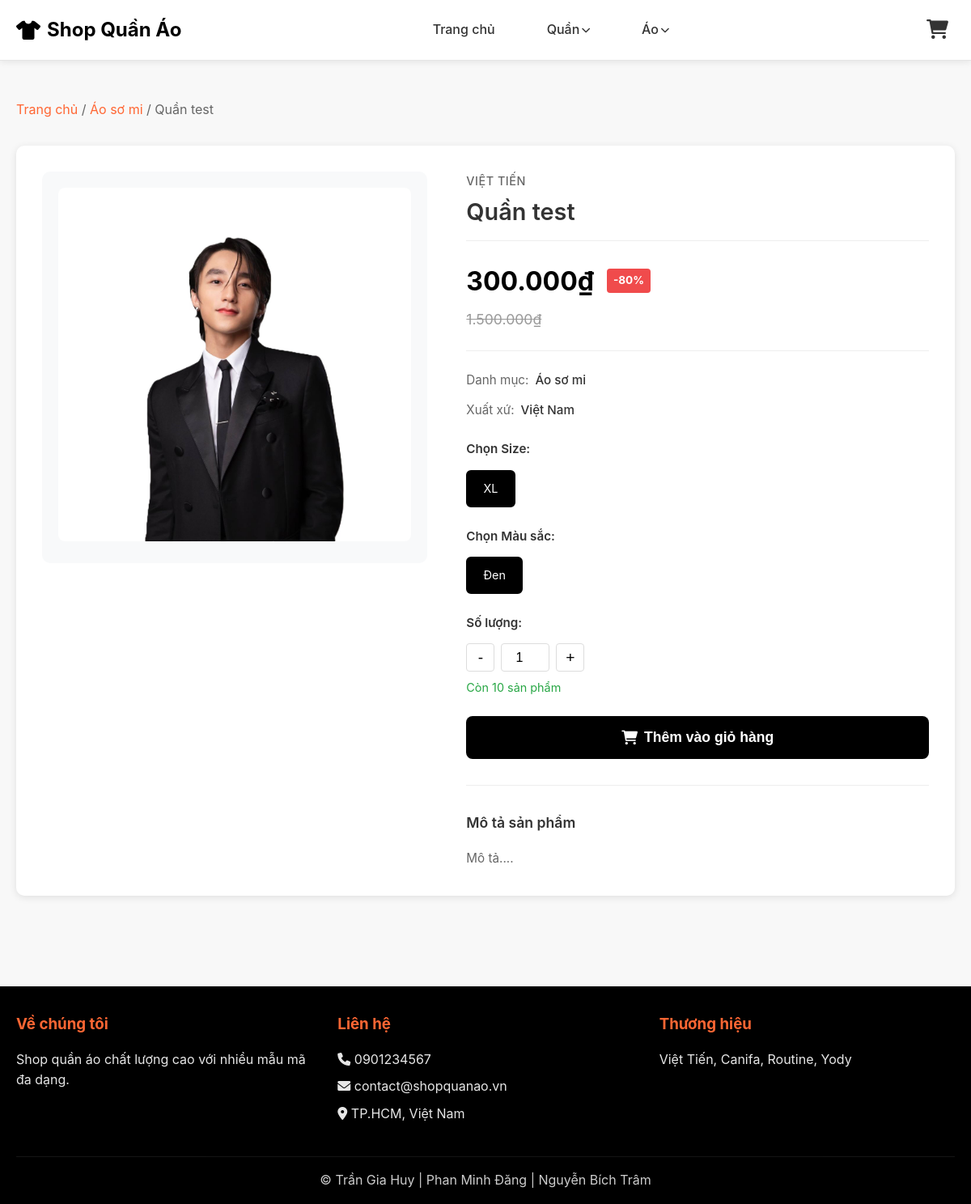
Page /public/index.php?controller=product&action=detail&id=6 on the committed database.
### tables this page shows
CREATE TABLE `danhmuc` (
  `MaDM` int(11) NOT NULL,
  `TenDM` varchar(100) DEFAULT NULL,
  `MaDM_Cha` int(11) DEFAULT NULL
);

CREATE TABLE `sanpham` (
  `MaSP` int(11) NOT NULL,
  `TenSP` varchar(100) DEFAULT NULL,
  `MaDM` int(11) DEFAULT NULL,
  `MaTH` int(11) DEFAULT NULL,
  `XuatXu` varchar(100) DEFAULT NULL,
  `MoTa` text DEFAULT NULL,
  `HinhAnh` varchar(255) DEFAULT NULL
);

CREATE TABLE `thuonghieu` (
  `MaTH` int(11) NOT NULL,
  `TenTH` varchar(100) DEFAULT NULL
);

CREATE TABLE `sanpham_bienthe` (
  `MaSP_BienThe` int(11) NOT NULL,
  `MaSP` int(11) DEFAULT NULL,
  `KichThuoc` varchar(10) DEFAULT NULL,
  `MauSac` varchar(50) DEFAULT NULL,
  `GiaNhap` decimal(10,2) DEFAULT NULL,
  `GiaBan` decimal(10,2) DEFAULT NULL,
  `GiaGoc` decimal(10,2) DEFAULT NULL,
  `TonKho` int(11) DEFAULT NULL,
  `NgayCapNhat` date DEFAULT NULL
);

### app/controllers/ProductController.php (called while the page is built, shortened)
<?php
require_once __DIR__ . '/../../core/Controller.php';
class ProductController extends Controller {
    public function detail() {
        $productId = isset($_GET['id']) ? intval($_GET['id']) : 0;
        $productModel = $this->model('Product');
        $product = $productModel->getProductDetail($productId);
        $variants = $productModel->getProductVariants($productId, true);
        $successMessage = null;
        $data = [
            'page_title' => $product['TenSP'],
            'product' => $product,
            'variants' => $variants,
            'successMessage' => $successMessage
        ];
        $this->view('product/detail', $data);
    }
}
?>

### core/Model.php (called while the page is built, shortened)
<?php
class Model {
    protected $db;
    public function __construct() {
        $this->db = $this->connectDB();
    }
    private function connectDB() {
        $conn = new mysqli(DB_HOST, DB_USER, DB_PASS, DB_NAME);
        $conn->set_charset("utf8mb4");
        return $conn;
    }
    public function query($sql) {
        return $this->db->query($sql);
    }
}
?>

### app/models/Category.php (called while the page is built, shortened)
<?php
require_once __DIR__ . '/../../core/Model.php';
class Category extends Model {
    public function getParentCategories() {
        $sql = "SELECT * FROM danhmuc WHERE MaDM_Cha IS NULL ORDER BY MaDM";
        $result = $this->query($sql);
        if ($result) {
            return $result->fetch_all(MYSQLI_ASSOC);
        }
        return [];
    }
    public function getChildCategories($parentId) {
        $sql = "SELECT * FROM danhmuc WHERE MaDM_Cha = " . intval($parentId) . " ORDER BY MaDM";
        $result = $this->query($sql);
        if ($result) {
            return $result->fetch_all(MYSQLI_ASSOC);
        }
        return [];
    }
    public function getCategoriesTree() {
        $parents = $this->getParentCategories();
        $tree = [];
        foreach ($parents as $parent) {
            $parent['children'] = $this->getChildCategories($parent['MaDM']);
            $tree[] = $parent;
        }
        return $tree;
    }
}
?>

### app/models/Product.php (called while the page is built, shortened)
<?php
require_once __DIR__ . '/../../core/Model.php';
class Product extends Model {
    public function getProductDetail($productId) {
        $sql = "SELECT sp.*, dm.TenDM, th.TenTH
                FROM sanpham sp
                LEFT JOIN danhmuc dm ON sp.MaDM = dm.MaDM
                LEFT JOIN thuonghieu th ON sp.MaTH = th.MaTH
                WHERE sp.MaSP = " . intval($productId);
        $result = $this->query($sql);
        if ($result && $result->num_rows > 0) {
            return $result->fetch_assoc();
        }
        return null;
    }
    public function getProductVariants($productId, $onlyInStock = false) {
        $sql = "SELECT *,
                CASE
                    WHEN GiaGoc > 0 AND GiaGoc > GiaBan THEN ROUND(((GiaGoc - GiaBan) / GiaGoc) * 100, 0)
                    ELSE 0
                END as PhanTramGiam
                FROM sanpham_bienthe
                WHERE MaSP = " . intval($productId);
        if ($onlyInStock) {
            $sql .= " AND TonKho > 0";
        }
        $sql .= " ORDER BY KichThuoc, MauSac";
        $result = $this->query($sql);
        if ($result) {
            return $result->fetch_all(MYSQLI_ASSOC);
        }
        return [];
    }
}
?>

### app/views/product/detail.php (the view, shortened to what this page needs)
<?php require_once __DIR__ . '/../layouts/header.php'; ?>
<div class="container">
    <div class="breadcrumb">
        <a href="index.php">Trang chủ</a> /
        <a href="index.php?category=<?php echo $product['MaDM']; ?>"><?php echo htmlspecialchars($product['TenDM']); ?></a> /
        <span><?php echo htmlspecialchars($product['TenSP']); ?></span>
    </div>
    <div class="product-detail">
        <div class="product-detail-left">
            <div class="product-detail-image">
                <?php if (!empty($product['HinhAnh'])): ?>
                    <img src="uploads/products/<?php echo htmlspecialchars($product['HinhAnh']); ?>"
                         alt="<?php echo htmlspecialchars($product['TenSP']); ?>">
                <?php endif; ?>
            </div>
        </div>
        <div class="product-detail-right">
            <div class="product-detail-info">
                <div class="product-brand-text"><?php echo htmlspecialchars($product['TenTH']); ?></div>
                <h1 class="product-title"><?php echo htmlspecialchars($product['TenSP']); ?></h1>
                <?php if (!empty($variants)): ?>
                    <?php
                    $firstVariant = $variants[0];
                    $hasDiscount = !empty($firstVariant['GiaGoc']) && $firstVariant['GiaGoc'] > $firstVariant['GiaBan'];
                    ?>
                    <div class="product-price-section">
                        <div class="price-row">
                            <span class="price-current" id="detail-price"><?php echo number_format($firstVariant['GiaBan'], 0, ',', '.'); ?>₫</span>
                            <?php if ($hasDiscount): ?>
                                <span class="price-badge">-<?php echo $firstVariant['PhanTramGiam']; ?>%</span>
                            <?php endif; ?>
                        </div>
                        <?php if ($hasDiscount): ?>
                            <div class="price-original" id="detail-price-original"><?php echo number_format($firstVariant['GiaGoc'], 0, ',', '.'); ?>₫</div>
                        <?php endif; ?>
                    </div>
                <?php endif; ?>
                <div class="product-meta">
                    <div class="meta-item">
                        <span class="meta-label">Danh mục:</span>
                        <span class="meta-value"><?php echo htmlspecialchars($product['TenDM']); ?></span>
                    </div>
                    <div class="meta-item">
                        <span class="meta-label">Xuất xứ:</span>
                        <span class="meta-value"><?php echo htmlspecialchars($product['XuatXu']); ?></span>
                    </div>
                </div>
                <?php if (!empty($variants)): ?>
                <form method="POST" action="" class="product-form">
                    <?php
                    $sizes = array_unique(array_column($variants, 'KichThuoc'));
                    $colors = array_unique(array_column($variants, 'MauSac'));
                    ?>
                    <div class="form-group">
                        <label class="form-label">Chọn Size:</label>
                        <div class="size-selector">
                            <?php foreach($sizes as $index => $size): ?>
                            <label class="size-option">
                                <span><?php echo htmlspecialchars($size); ?></span>
                            </label>
                            <?php endforeach; ?>
                        </div>
                    </div>
                    <div class="form-group">
                        <label class="form-label">Chọn Màu sắc:</label>
                        <div class="color-selector">
                            <?php foreach($colors as $index => $color): ?>
                            <label class="color-option">
                                <span><?php echo htmlspecialchars($color); ?></span>
                            </label>
                            <?php endforeach; ?>
                        </div>
                    </div>
                    <div class="form-group">
                        <label class="form-label">Số lượng:</label>
                        <div class="quantity-selector">
                            <button type="button" class="qty-btn" id="qty-minus">-</button>
                            <input type="number" name="quantity" id="quantity" value="1" min="1" max="999" readonly>
                            <button type="button" class="qty-btn" id="qty-plus">+</button>
                        </div>
                        <div id="stock-info" class="stock-info">Còn <?php echo $variants[0]['TonKho']; ?> sản phẩm</div>
                    </div>
                    <button type="submit" name="add_to_cart" class="btn btn-add-cart">
                        <i class="fas fa-shopping-cart"></i> Thêm vào giỏ hàng
                    </button>
                </form>
                <?php else: ?>
                <div class="alert alert-warning">
                    <i class="fas fa-exclamation-triangle"></i> Sản phẩm tạm thời hết hàng
                </div>
                <?php endif; ?>
                <div class="product-description">
                    <h3>Mô tả sản phẩm</h3>
                    <p><?php echo nl2br(htmlspecialchars($product['MoTa'])); ?></p>
                </div>
            </div>
        </div>
    </div>
</div>
<?php require_once __DIR__ . '/../layouts/footer.php'; ?>

### app/views/layouts/header.php (shortened to what this page needs)
<!DOCTYPE html>
<html lang="vi">
<head>
    <link rel="stylesheet" href="css/style.css">
    <link rel="stylesheet" href="https://cdnjs.cloudflare.com/ajax/libs/font-awesome/6.0.0/css/all.min.css">
</head>
<body>
    <?php
    require_once __DIR__ . '/../../models/Category.php';
    $categoryModel = new Category();
    $categoriesTree = $categoryModel->getCategoriesTree();
    ?>
    <header class="header">
        <div class="container">
            <div class="header-content">
                <div class="logo">
                    <a href="index.php">
                        <i class="fas fa-tshirt"></i>
                        <span>Shop Quần Áo</span>
                    </a>
                </div>
                <nav class="nav">
                    <a href="index.php" class="nav-link">Trang chủ</a>
                    <?php foreach ($categoriesTree as $parent): ?>
                        <?php if (!empty($parent['children'])): ?>
                            <div class="nav-dropdown">
                                <a href="index.php?category=<?php echo $parent['MaDM']; ?>" class="nav-link">
                                    <?php echo htmlspecialchars($parent['TenDM']); ?>
                                    <i class="fas fa-chevron-down" style="font-size: 0.7rem; margin-left: 3px;"></i>
                                </a>
                            </div>
                        <?php endif; ?>
                    <?php endforeach; ?>
                </nav>
                <div class="header-actions">
                    <a href="index.php?controller=cart" class="cart-icon">
                        <i class="fas fa-shopping-cart"></i>
                    </a>
                </div>
            </div>
        </div>
    </header>
    <main class="main">

### rows in the picture
danhmuc: TenDM "Quần"
danhmuc: TenDM "Áo"
sanpham: MaDM.TenDM "Áo sơ mi", TenSP "Quần test", HinhAnh (picture), MaTH.TenTH "VIỆT TIẾN", XuatXu "Việt Nam", MoTa "Mô tả...."
sanpham_bienthe: GiaBan "300.000", GiaGoc "1.500.000", TonKho "10"

### other values in the picture
$firstVariant['PhanTramGiam'] "80"
$size "XL"
$color "Đen"
